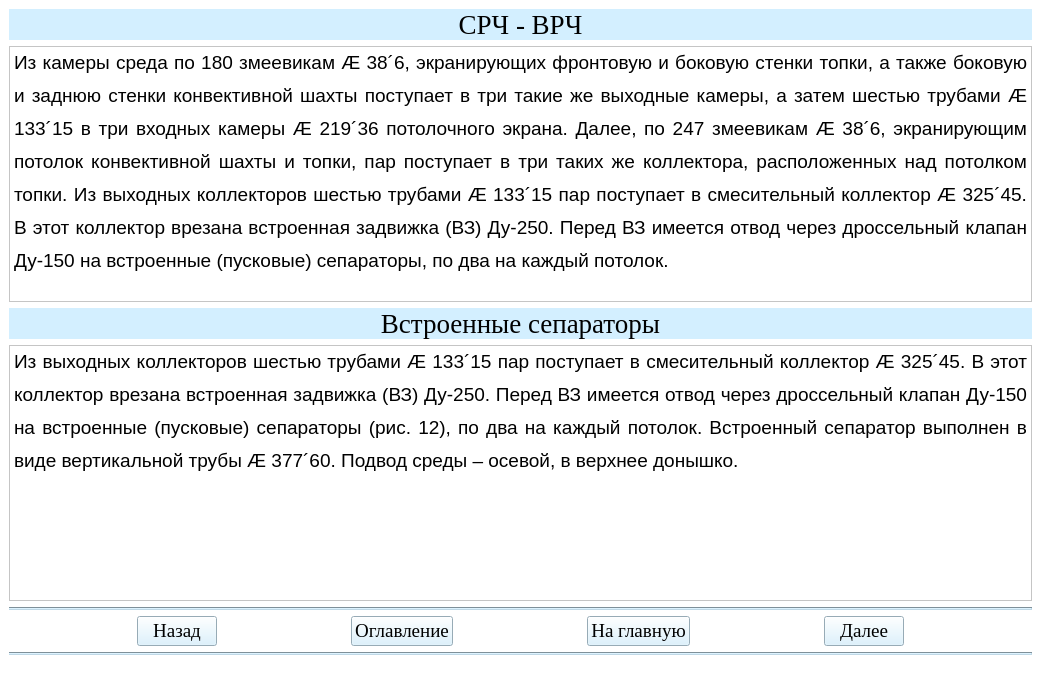
<?xml version="1.0" encoding="UTF-8"?>
<ui version="4.0">
 <class>Teoria17Window</class>
 <widget class="QMainWindow" name="Teoria17Window">
  <property name="geometry">
   <rect>
    <x>0</x>
    <y>0</y>
    <width>1041</width>
    <height>686</height>
   </rect>
  </property>
  <property name="windowTitle">
   <string>АУК</string>
  </property>
  <property name="styleSheet">
   <string notr="true">background-color: rgb(255, 255, 255);</string>
  </property>
  <widget class="QWidget" name="centralwidget">
   <layout class="QGridLayout" name="gridLayout">
    <item row="2" column="0">
     <widget class="QLabel" name="label_4">
      <property name="font">
       <font>
        <family>Times New Roman</family>
        <pointsize>20</pointsize>
       </font>
      </property>
      <property name="styleSheet">
       <string notr="true">background-color: rgb(211, 239, 255);</string>
      </property>
      <property name="text">
       <string>Встроенные сепараторы</string>
      </property>
      <property name="alignment">
       <set>Qt::AlignCenter</set>
      </property>
     </widget>
    </item>
    <item row="0" column="0">
     <widget class="QLabel" name="label_3">
      <property name="font">
       <font>
        <family>Times New Roman</family>
        <pointsize>20</pointsize>
       </font>
      </property>
      <property name="styleSheet">
       <string notr="true">background-color: rgb(211, 239, 255);</string>
      </property>
      <property name="text">
       <string>СРЧ - ВРЧ</string>
      </property>
      <property name="alignment">
       <set>Qt::AlignCenter</set>
      </property>
     </widget>
    </item>
    <item row="1" column="0">
     <widget class="QTextBrowser" name="textBrowser">
      <property name="html">
       <string>&lt;!DOCTYPE HTML PUBLIC &quot;-//W3C//DTD HTML 4.0//EN&quot; &quot;http://www.w3.org/TR/REC-html40/strict.dtd&quot;&gt;
&lt;html&gt;&lt;head&gt;&lt;meta name=&quot;qrichtext&quot; content=&quot;1&quot; /&gt;&lt;style type=&quot;text/css&quot;&gt;
p, li { white-space: pre-wrap; }
&lt;/style&gt;&lt;/head&gt;&lt;body style=&quot; font-family:'MS Shell Dlg 2'; font-size:8.25pt; font-weight:400; font-style:normal;&quot;&gt;
&lt;p align=&quot;justify&quot; style=&quot; margin-top:12px; margin-bottom:0px; margin-left:0px; margin-right:0px; -qt-block-indent:0; text-indent:0px; line-height:150%;&quot;&gt;&lt;span style=&quot; font-family:'Times New Roman,serif'; font-size:14pt;&quot;&gt;Из камеры среда по 180 змеевикам &lt;/span&gt;&lt;span style=&quot; font-family:'Symbol'; font-size:14pt;&quot;&gt;Æ&lt;/span&gt;&lt;span style=&quot; font-family:'Times New Roman,serif'; font-size:14pt;&quot;&gt; 38&lt;/span&gt;&lt;span style=&quot; font-family:'Symbol'; font-size:14pt;&quot;&gt;´&lt;/span&gt;&lt;span style=&quot; font-family:'Times New Roman,serif'; font-size:14pt;&quot;&gt;6, экранирующих фронтовую и боковую стенки топки, а также боковую и заднюю стенки конвективной шахты поступает в три такие же выходные камеры, а затем шестью трубами &lt;/span&gt;&lt;span style=&quot; font-family:'Symbol'; font-size:14pt;&quot;&gt;Æ&lt;/span&gt;&lt;span style=&quot; font-family:'Times New Roman,serif'; font-size:14pt;&quot;&gt; 133&lt;/span&gt;&lt;span style=&quot; font-family:'Symbol'; font-size:14pt;&quot;&gt;´&lt;/span&gt;&lt;span style=&quot; font-family:'Times New Roman,serif'; font-size:14pt;&quot;&gt;15 в три входных камеры &lt;/span&gt;&lt;span style=&quot; font-family:'Symbol'; font-size:14pt;&quot;&gt;Æ&lt;/span&gt;&lt;span style=&quot; font-family:'Times New Roman,serif'; font-size:14pt;&quot;&gt; 219&lt;/span&gt;&lt;span style=&quot; font-family:'Symbol'; font-size:14pt;&quot;&gt;´&lt;/span&gt;&lt;span style=&quot; font-family:'Times New Roman,serif'; font-size:14pt;&quot;&gt;36 потолочного экрана. Далее, по 247 змеевикам &lt;/span&gt;&lt;span style=&quot; font-family:'Symbol'; font-size:14pt;&quot;&gt;Æ&lt;/span&gt;&lt;span style=&quot; font-family:'Times New Roman,serif'; font-size:14pt;&quot;&gt; 38&lt;/span&gt;&lt;span style=&quot; font-family:'Symbol'; font-size:14pt;&quot;&gt;´&lt;/span&gt;&lt;span style=&quot; font-family:'Times New Roman,serif'; font-size:14pt;&quot;&gt;6, экранирующим потолок конвективной шахты и топки, пар поступает в три таких же коллектора, расположенных над потолком топки. Из выходных коллекторов шестью трубами &lt;/span&gt;&lt;span style=&quot; font-family:'Symbol'; font-size:14pt;&quot;&gt;Æ&lt;/span&gt;&lt;span style=&quot; font-family:'Times New Roman,serif'; font-size:14pt;&quot;&gt; 133&lt;/span&gt;&lt;span style=&quot; font-family:'Symbol'; font-size:14pt;&quot;&gt;´&lt;/span&gt;&lt;span style=&quot; font-family:'Times New Roman,serif'; font-size:14pt;&quot;&gt;15 пар поступает в смесительный коллектор &lt;/span&gt;&lt;span style=&quot; font-family:'Symbol'; font-size:14pt;&quot;&gt;Æ&lt;/span&gt;&lt;span style=&quot; font-family:'Times New Roman,serif'; font-size:14pt;&quot;&gt; 325&lt;/span&gt;&lt;span style=&quot; font-family:'Symbol'; font-size:14pt;&quot;&gt;´&lt;/span&gt;&lt;span style=&quot; font-family:'Times New Roman,serif'; font-size:14pt;&quot;&gt;45. В этот коллектор врезана встроенная задвижка (ВЗ) Ду-250. Перед ВЗ имеется отвод через дроссельный клапан Ду-150 на встроенные (пусковые) сепараторы, по два на каждый потолок.&lt;/span&gt;&lt;span style=&quot; font-size:8pt;&quot;&gt; &lt;/span&gt;&lt;/p&gt;&lt;/body&gt;&lt;/html&gt;</string>
      </property>
     </widget>
    </item>
    <item row="7" column="0">
     <widget class="Line" name="line_2">
      <property name="styleSheet">
       <string notr="true">background-color: rgb(191, 216, 230);</string>
      </property>
      <property name="orientation">
       <enum>Qt::Horizontal</enum>
      </property>
     </widget>
    </item>
    <item row="6" column="0">
     <layout class="QHBoxLayout" name="horizontalLayout">
      <item>
       <spacer name="horizontalSpacer_2">
        <property name="orientation">
         <enum>Qt::Horizontal</enum>
        </property>
        <property name="sizeHint" stdset="0">
         <size>
          <width>40</width>
          <height>20</height>
         </size>
        </property>
       </spacer>
      </item>
      <item>
       <widget class="QPushButton" name="btn_return17">
        <property name="sizePolicy">
         <sizepolicy hsizetype="Minimum" vsizetype="Fixed">
          <horstretch>0</horstretch>
          <verstretch>0</verstretch>
         </sizepolicy>
        </property>
        <property name="font">
         <font>
          <family>Times New Roman</family>
          <pointsize>14</pointsize>
          <weight>50</weight>
          <bold>false</bold>
         </font>
        </property>
        <property name="styleSheet">
         <string notr="true">background-color: rgb(211, 239, 255);
color: rgb(0, 0, 0);</string>
        </property>
        <property name="text">
         <string>Назад</string>
        </property>
       </widget>
      </item>
      <item>
       <spacer name="horizontalSpacer_5">
        <property name="orientation">
         <enum>Qt::Horizontal</enum>
        </property>
        <property name="sizeHint" stdset="0">
         <size>
          <width>40</width>
          <height>20</height>
         </size>
        </property>
       </spacer>
      </item>
      <item>
       <widget class="QPushButton" name="btn_oglavlenie17">
        <property name="font">
         <font>
          <family>Times New Roman</family>
          <pointsize>14</pointsize>
         </font>
        </property>
        <property name="styleSheet">
         <string notr="true">background-color: rgb(211, 239, 255);
color: rgb(0, 0, 0);</string>
        </property>
        <property name="text">
         <string>Оглавление</string>
        </property>
       </widget>
      </item>
      <item>
       <spacer name="horizontalSpacer">
        <property name="orientation">
         <enum>Qt::Horizontal</enum>
        </property>
        <property name="sizeHint" stdset="0">
         <size>
          <width>40</width>
          <height>20</height>
         </size>
        </property>
       </spacer>
      </item>
      <item>
       <widget class="QPushButton" name="btn_glavnaya17">
        <property name="font">
         <font>
          <family>Times New Roman</family>
          <pointsize>14</pointsize>
          <weight>50</weight>
          <bold>false</bold>
         </font>
        </property>
        <property name="styleSheet">
         <string notr="true">background-color: rgb(211, 239, 255);
color: rgb(0, 0, 0);</string>
        </property>
        <property name="text">
         <string>На главную</string>
        </property>
       </widget>
      </item>
      <item>
       <spacer name="horizontalSpacer_3">
        <property name="orientation">
         <enum>Qt::Horizontal</enum>
        </property>
        <property name="sizeHint" stdset="0">
         <size>
          <width>40</width>
          <height>20</height>
         </size>
        </property>
       </spacer>
      </item>
      <item>
       <widget class="QPushButton" name="btn_dalee17">
        <property name="font">
         <font>
          <family>Times New Roman</family>
          <pointsize>14</pointsize>
          <weight>50</weight>
          <bold>false</bold>
         </font>
        </property>
        <property name="styleSheet">
         <string notr="true">background-color: rgb(211, 239, 255);
color: rgb(0, 0, 0);</string>
        </property>
        <property name="text">
         <string>Далее</string>
        </property>
       </widget>
      </item>
      <item>
       <spacer name="horizontalSpacer_4">
        <property name="orientation">
         <enum>Qt::Horizontal</enum>
        </property>
        <property name="sizeHint" stdset="0">
         <size>
          <width>40</width>
          <height>20</height>
         </size>
        </property>
       </spacer>
      </item>
     </layout>
    </item>
    <item row="5" column="0">
     <widget class="Line" name="line">
      <property name="styleSheet">
       <string notr="true">background-color: rgb(191, 216, 230);</string>
      </property>
      <property name="orientation">
       <enum>Qt::Horizontal</enum>
      </property>
     </widget>
    </item>
    <item row="3" column="0">
     <widget class="QTextBrowser" name="textBrowser_2">
      <property name="html">
       <string>&lt;!DOCTYPE HTML PUBLIC &quot;-//W3C//DTD HTML 4.0//EN&quot; &quot;http://www.w3.org/TR/REC-html40/strict.dtd&quot;&gt;
&lt;html&gt;&lt;head&gt;&lt;meta name=&quot;qrichtext&quot; content=&quot;1&quot; /&gt;&lt;style type=&quot;text/css&quot;&gt;
p, li { white-space: pre-wrap; }
&lt;/style&gt;&lt;/head&gt;&lt;body style=&quot; font-family:'MS Shell Dlg 2'; font-size:8.25pt; font-weight:400; font-style:normal;&quot;&gt;
&lt;p align=&quot;justify&quot; style=&quot; margin-top:12px; margin-bottom:0px; margin-left:0px; margin-right:0px; -qt-block-indent:0; text-indent:0px; line-height:150%;&quot;&gt;&lt;span style=&quot; font-family:'Times New Roman,serif'; font-size:14pt;&quot;&gt;Из выходных коллекторов шестью трубами &lt;/span&gt;&lt;span style=&quot; font-family:'Symbol'; font-size:14pt;&quot;&gt;Æ&lt;/span&gt;&lt;span style=&quot; font-family:'Times New Roman,serif'; font-size:14pt;&quot;&gt; 133&lt;/span&gt;&lt;span style=&quot; font-family:'Symbol'; font-size:14pt;&quot;&gt;´&lt;/span&gt;&lt;span style=&quot; font-family:'Times New Roman,serif'; font-size:14pt;&quot;&gt;15 пар поступает в смесительный коллектор &lt;/span&gt;&lt;span style=&quot; font-family:'Symbol'; font-size:14pt;&quot;&gt;Æ&lt;/span&gt;&lt;span style=&quot; font-family:'Times New Roman,serif'; font-size:14pt;&quot;&gt; 325&lt;/span&gt;&lt;span style=&quot; font-family:'Symbol'; font-size:14pt;&quot;&gt;´&lt;/span&gt;&lt;span style=&quot; font-family:'Times New Roman,serif'; font-size:14pt;&quot;&gt;45. В этот коллектор врезана встроенная задвижка (ВЗ) Ду-250. Перед ВЗ имеется отвод через дроссельный клапан Ду-150 на встроенные (пусковые) сепараторы (рис. 12), по два на каждый потолок. Встроенный сепаратор выполнен в виде вертикальной трубы &lt;/span&gt;&lt;span style=&quot; font-family:'Symbol'; font-size:14pt;&quot;&gt;Æ&lt;/span&gt;&lt;span style=&quot; font-family:'Times New Roman,serif'; font-size:14pt;&quot;&gt; 377&lt;/span&gt;&lt;span style=&quot; font-family:'Symbol'; font-size:14pt;&quot;&gt;´&lt;/span&gt;&lt;span style=&quot; font-family:'Times New Roman,serif'; font-size:14pt;&quot;&gt;60. Подвод среды – осевой, в верхнее донышко.&lt;/span&gt;&lt;/p&gt;&lt;/body&gt;&lt;/html&gt;</string>
      </property>
     </widget>
    </item>
   </layout>
  </widget>
  <widget class="QStatusBar" name="statusbar"/>
 </widget>
 <resources/>
 <connections/>
</ui>
